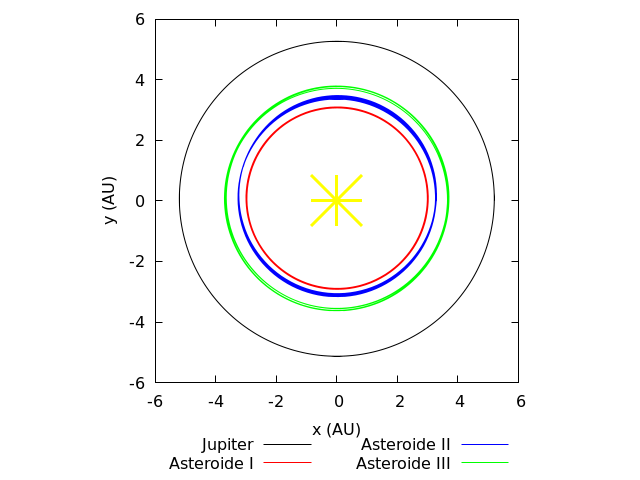

Recreate this plot in gnuplot.
set terminal pngcairo size 640, 480
set output "tarefa-4-graf-1-12558547.png"
reset

set xlabel "x (AU)"
set ylabel "y (AU)"

#set xrange[-1.2:1.2]
#set yrange[-1.2:1.2]

unset grid
set size square
set key out horiz
set key bottom right

set style line 1 lc rgb "black"  lw 1 dt 1
set style line 2 lc rgb "red"  lw 1 dt 1
set style line 3 lc rgb "blue"  lw 1 dt 1
set style line 4 lc rgb "green"  lw 1 dt 1
set style line 5 lc rgb "yellow" lw 3 pointsize 8.5 pointtype 3

plot "tarefa-4-saida-1-12558547.dat" using 3:4 with lines ls 1 title "Jupiter",\
     "tarefa-4-saida-1-12558547.dat" using 1:2 with lines ls 2 title "Asteroide I",\
     "tarefa-4-saida-2-12558547.dat" using 1:2 with lines ls 3 title "Asteroide II",\
     "tarefa-4-saida-3-12558547.dat" using 1:2 with lines ls 4 title "Asteroide III",\
     "<echo '0 0'"   with points ls 5 notitle, \








